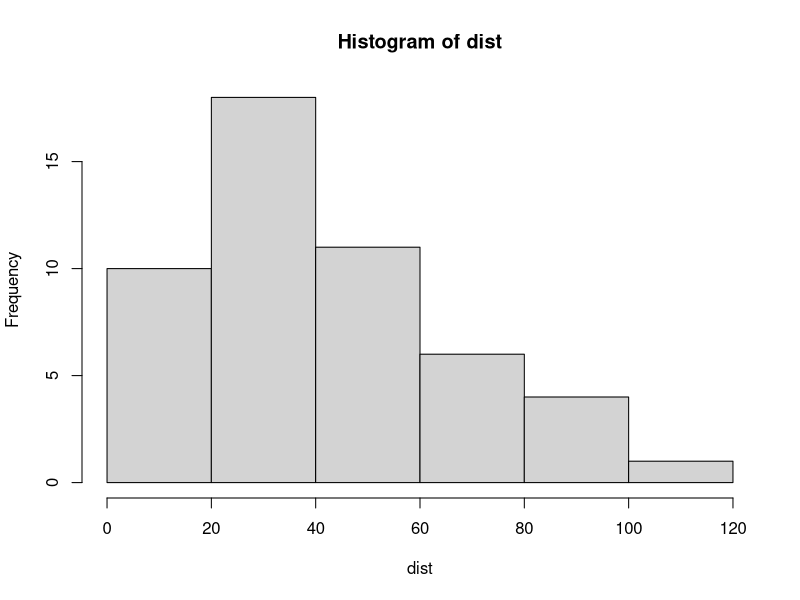
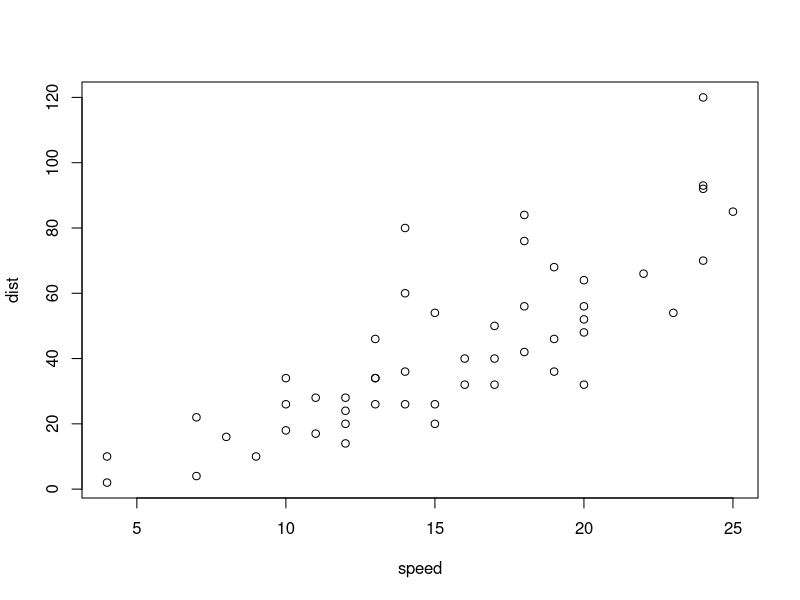
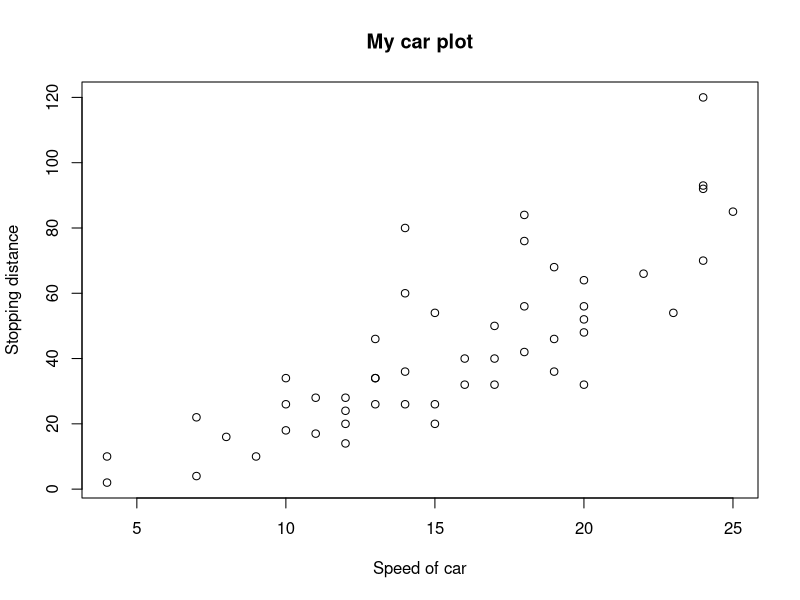
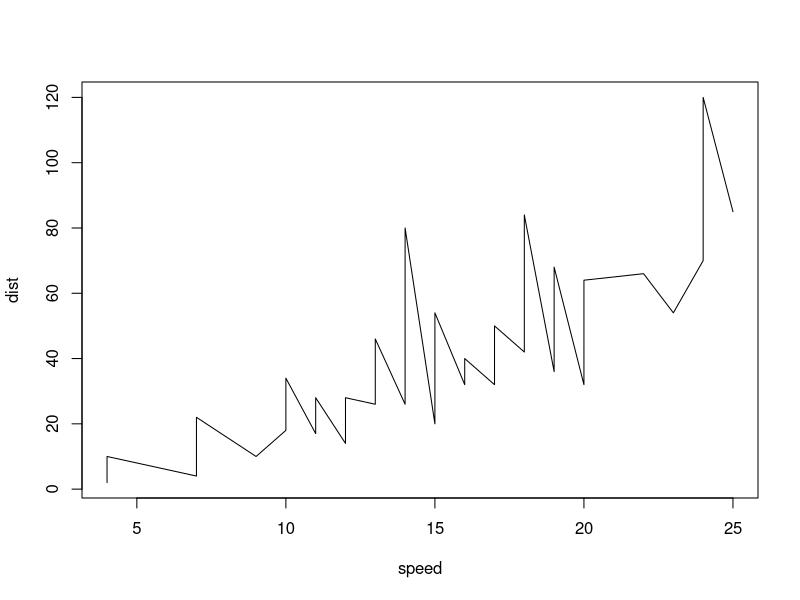
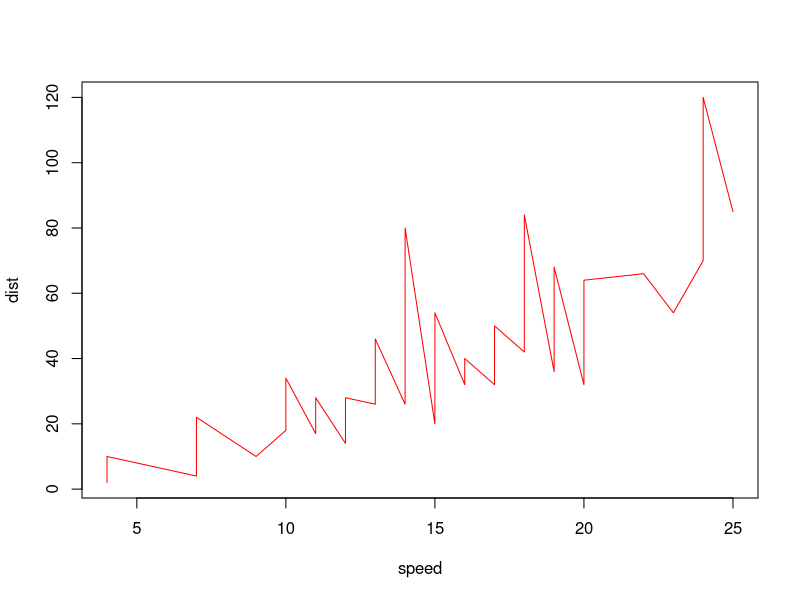
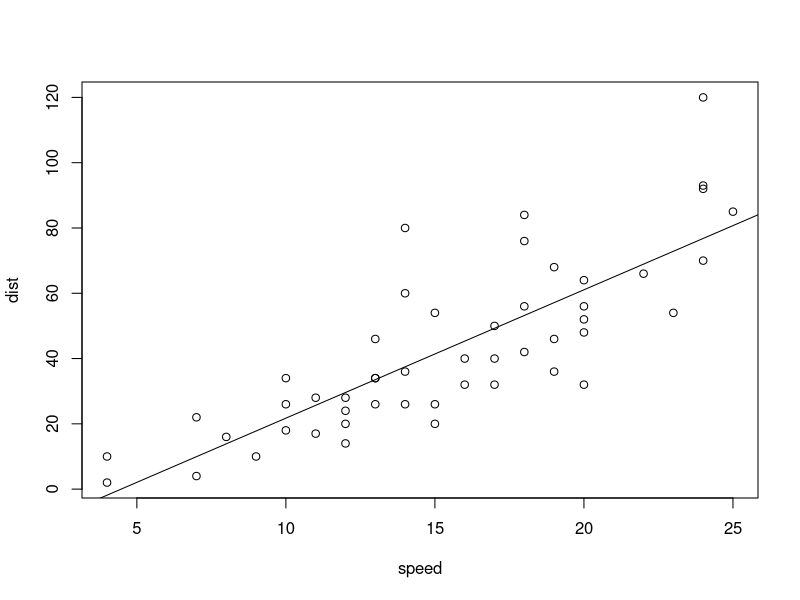
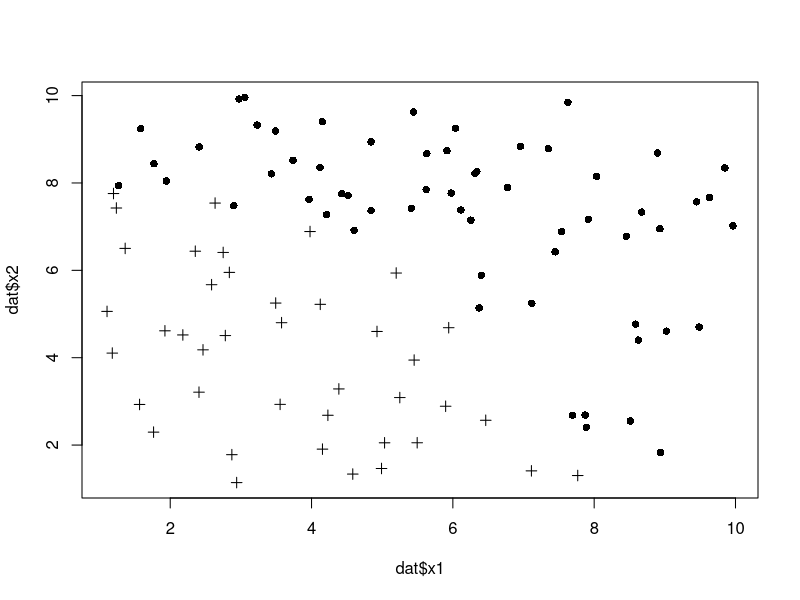

Recreate these plots in R, in order.
# Chapter 2 Code

# Random Variables --------------------------------------------
set.seed(1)

rnorm(10)           # Random number generation
rnorm(10, 50, 5)

dnorm(0)            # Density values: p(x) = P(X = x) for disc or f(x) for cont

pnorm(0)            # Distribution value: F(x) = P(X <= x)

qnorm(0.5)          # Quantile values: P(X <= ?) = value 



# Plotting ----------------------------------------------------
data(cars)
attach(cars)

hist(dist)

plot(speed, dist)

plot(speed, dist, xlab = "Speed of car", ylab = "Stopping distance", 
     main = "My car plot")

plot(speed, dist, type = "l")

plot(speed, dist, type = "l", col = "red")

plot(speed, dist)
fit <- lm(dist ~ speed)
abline(fit)

# Note: many people (myself included) prefer plotting with the 'ggplot2' package.


# KNN ---------------------------------------------------------

# Chapter 2 Exercise 7
x <- matrix(c(0, 2, 0, 0, -1, 1, 0,
              3, 0, 1, 1, 0, 1, 0,
              0, 0, 3, 2, 1, 1, 0),
            nrow = 7, ncol = 3)

dist(x)



# Using the 'class' library
library(class)

set.seed(115)

n <- 100
x1 <- runif(n, 1, 10)
x2 <- runif(n, 1, 10)
y <- ifelse(x1^2 + x2^2 > 8^2, "Yes", "No")

dat <- data.frame(x1, x2, y)

dat$y = as.factor(dat$y)

plot(dat$x1, dat$x2, pch = c(3, 16)[dat$y]) # str(dat$y)?

?knn
knn(train = dat[, c(1,2)], 
    test = dat[, c(1,2)], 
    cl = dat[, 3], 
    k = 10)

preds <- knn(dat[, c(1,2)], dat[, c(1,2)], dat[, 3], k = 10)

preds == dat$y
sum(preds == dat$y)

browseURL("https://github.com/tylerlewiscook/UCO-Data-Mining-Stat-Learning/blob/master/knn.png")






